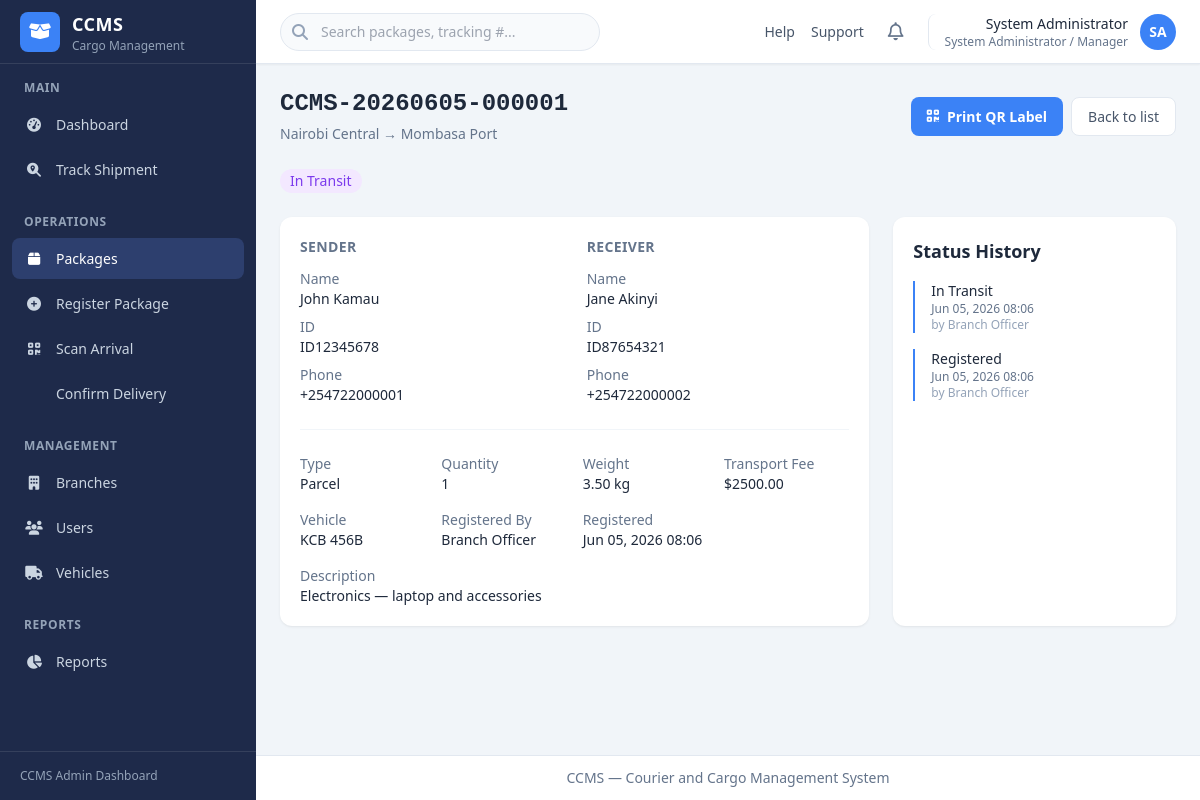
The page /packages/1/ (signed in) on the database as committed earlier.
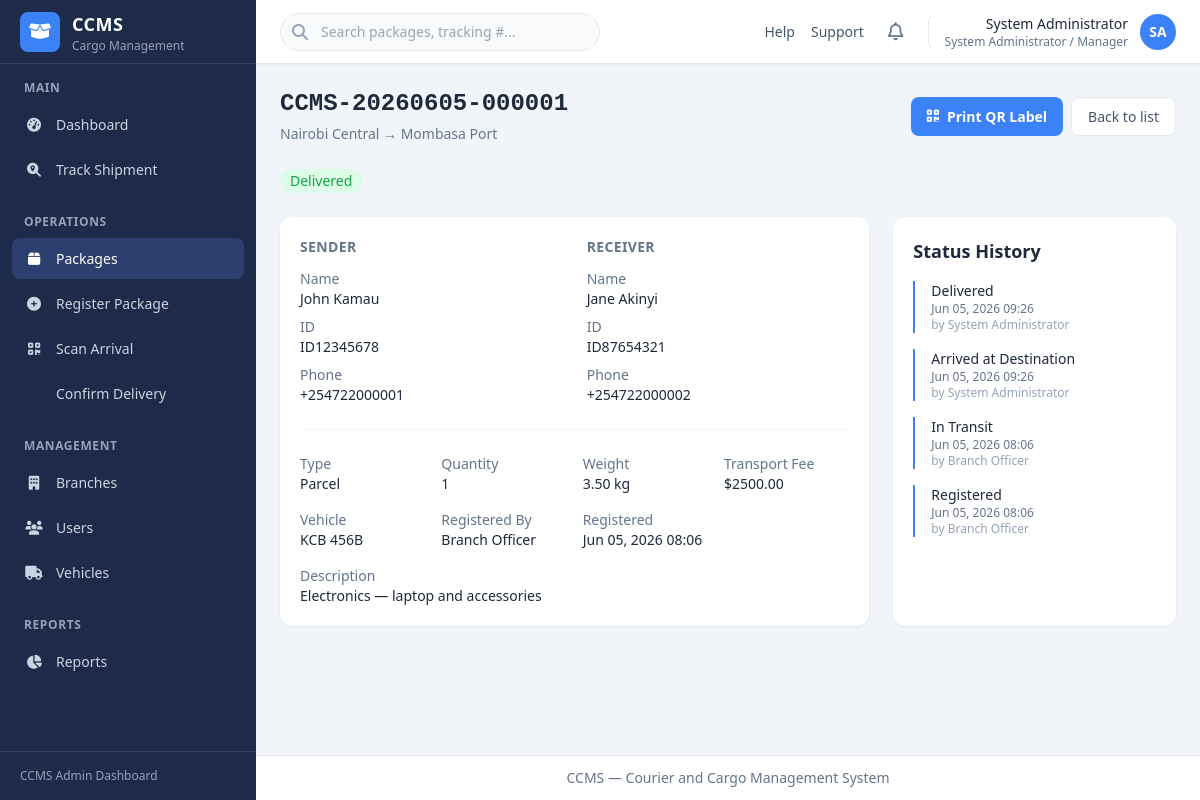
The same page on the database as committed later.
### account/models.py (models this page shows, shortened)
class User(AbstractUser):
    full_name = models.CharField(max_length=255)
    phone_number = models.CharField(max_length=20, blank=True)
    role = models.CharField(
        max_length=20,
        choices=UserRole.choices,
        default=UserRole.BRANCH_OFFICER,
    )
    status = models.CharField(
        max_length=20,
        choices=UserStatus.choices,
        default=UserStatus.ACTIVE,
    )
    branch = models.ForeignKey(
        'ccms_app.Branch',
        on_delete=models.SET_NULL,
        null=True,
        blank=True,
        related_name='staff',
    )
    class Meta:
        ordering = ['full_name']
    @property
    def is_admin_manager(self):
        return self.role == UserRole.ADMIN_MANAGER
    @property
    def is_branch_officer(self):
        return self.role == UserRole.BRANCH_OFFICER
    @property
    def role_label(self):
        return self.get_role_display()
    def get_initials(self):
        parts = self.full_name.strip().split()
        if len(parts) >= 2:
            return (parts[0][0] + parts[-1][0]).upper()
        if parts:
            return parts[0][0].upper()
        return self.username[:1].upper()

### ccms_app/models.py (models this page shows, shortened)
class Package(models.Model):
    tracking_number = models.CharField(max_length=30, unique=True, editable=False)
    sender_full_name = models.CharField(max_length=255)
    sender_id_number = models.CharField(max_length=50)
    sender_phone = models.CharField(max_length=20)
    receiver_full_name = models.CharField(max_length=255)
    receiver_id_number = models.CharField(max_length=50)
    receiver_phone = models.CharField(max_length=20)
    package_type = models.CharField(max_length=20, choices=PackageType.choices)
    description = models.TextField(blank=True)
    quantity = models.PositiveIntegerField(default=1)
    weight = models.DecimalField(max_digits=10, decimal_places=2)
    origin_branch = models.ForeignKey(
        Branch,
        on_delete=models.PROTECT,
        related_name='outgoing_packages',
    )
    destination_branch = models.ForeignKey(
        Branch,
        on_delete=models.PROTECT,
        related_name='incoming_packages',
    )
    assigned_vehicle = models.ForeignKey(
        Vehicle,
        on_delete=models.SET_NULL,
        null=True,
        blank=True,
        related_name='shipments',
    )
    transport_fee = models.DecimalField(max_digits=12, decimal_places=2)
    status = models.CharField(
        max_length=30,
        choices=PackageStatus.choices,
        default=PackageStatus.REGISTERED,
    )
    registered_by = models.ForeignKey(
        settings.AUTH_USER_MODEL,
        on_delete=models.PROTECT,
        related_name='registered_packages',
    )
    registered_at = models.DateTimeField(auto_now_add=True)
    received_by = models.ForeignKey(
        settings.AUTH_USER_MODEL,
        on_delete=models.SET_NULL,
        null=True,
        blank=True,
        related_name='received_packages',
    )
    received_at_branch = models.ForeignKey(
        Branch,
        on_delete=models.SET_NULL,
        null=True,
        blank=True,
        related_name='received_packages',
    )
    arrived_at = models.DateTimeField(null=True, blank=True)
    delivered_by = models.ForeignKey(
        settings.AUTH_USER_MODEL,
        on_delete=models.SET_NULL,
        null=True,
        blank=True,
        related_name='delivered_packages',
    )
    delivered_at = models.DateTimeField(null=True, blank=True)
    delivery_receiver_id_number = models.CharField(max_length=50, blank=True)
    created_at = models.DateTimeField(auto_now_add=True)
    updated_at = models.DateTimeField(auto_now=True)
    class Meta:
        ordering = ['-registered_at']
    @property
    def status_label(self):
        return self.get_status_display()
    @property
    def status_css_class(self):
        mapping = {
            PackageStatus.REGISTERED: 'registered',
            PackageStatus.READY_FOR_DISPATCH: 'ready',
            PackageStatus.IN_TRANSIT: 'in-transit',
            PackageStatus.ARRIVED: 'arrived',
            PackageStatus.READY_FOR_PICKUP: 'ready',
            PackageStatus.DELIVERED: 'delivered',
            PackageStatus.CANCELLED: 'cancelled',
        }
        return mapping.get(self.status, 'registered')

class Branch(models.Model):
    name = models.CharField(max_length=255)
    code = models.CharField(max_length=20, unique=True)
    location = models.CharField(max_length=255)
    contact_number = models.CharField(max_length=20)
    is_active = models.BooleanField(default=True)
    created_at = models.DateTimeField(auto_now_add=True)
    updated_at = models.DateTimeField(auto_now=True)
    class Meta:
        ordering = ['name']
        verbose_name_plural = 'branches'

class Vehicle(models.Model):
    plate_number = models.CharField(max_length=20, unique=True)
    vehicle_type = models.CharField(max_length=100)
    driver_name = models.CharField(max_length=255)
    driver_phone = models.CharField(max_length=20)
    status = models.CharField(
        max_length=20,
        choices=VehicleStatus.choices,
        default=VehicleStatus.AVAILABLE,
    )
    created_at = models.DateTimeField(auto_now_add=True)
    updated_at = models.DateTimeField(auto_now=True)
    class Meta:
        ordering = ['plate_number']

class PackageStatusHistory(models.Model):
    package = models.ForeignKey(
        Package,
        on_delete=models.CASCADE,
        related_name='status_history',
    )
    status = models.CharField(max_length=30, choices=PackageStatus.choices)
    changed_by = models.ForeignKey(
        settings.AUTH_USER_MODEL,
        on_delete=models.SET_NULL,
        null=True,
        blank=True,
        related_name='package_status_changes',
    )
    changed_at = models.DateTimeField(default=timezone.now)
    notes = models.TextField(blank=True)
    class Meta:
        ordering = ['-changed_at']
        verbose_name_plural = 'package status histories'

### ccms_app/views_packages.py (the view)
# urls.py: path('packages/<int:pk>/', views_packages.package_detail, name='package_detail'),
@login_required
def package_detail(request, pk):
    package = packages_for_user(request.user).filter(pk=pk).first()
    if not package:
        raise Http404('Package not found.')
    history = package.status_history.select_related('changed_by').all()
    return render(request, 'ccms_app/packages/detail.html', {
        'active_nav': 'packages',
        'package': package,
        'history': history,
    })

### templates/ccms_app/packages/detail.html (shortened to what this page needs)
{% extends "base.html" %}
{% block page_header %}
<div class="mb-6 flex flex-col gap-4 sm:flex-row sm:items-center sm:justify-between">
    <div>
        <h1 class="text-2xl font-bold text-slate-800 font-mono">{{ package.tracking_number }}</h1>
        <p class="mt-1 text-sm text-slate-500">
            {{ package.origin_branch.name }} &rarr; {{ package.destination_branch.name }}
        </p>
    </div>
    <div class="flex gap-2">
        <a href="{% url 'ccms_app:package_qr' package.pk %}" class="btn-primary">
            <i class="fa-solid fa-qrcode"></i> Print QR Label
        </a>
        <a href="{% url 'ccms_app:package_list' %}" class="btn-secondary">Back to list</a>
    </div>
</div>
{% endblock %}
{% block content %}
<div class="mb-6">
    <span class="status-badge status-{{ package.status_css_class }} text-sm">{{ package.status_label }}</span>
</div>
<div class="grid grid-cols-1 gap-6 lg:grid-cols-3">
    <div class="dashboard-card lg:col-span-2">
        <div class="grid grid-cols-1 gap-6 sm:grid-cols-2">
            <div>
                <h3 class="mb-3 text-sm font-semibold uppercase tracking-wide text-slate-500">Sender</h3>
                <dl class="space-y-2 text-sm">
                    <div><dt class="text-slate-500">Name</dt><dd class="font-medium">{{ package.sender_full_name }}</dd></div>
                    <div><dt class="text-slate-500">ID</dt><dd>{{ package.sender_id_number }}</dd></div>
                    <div><dt class="text-slate-500">Phone</dt><dd>{{ package.sender_phone }}</dd></div>
                </dl>
            </div>
            <div>
                <h3 class="mb-3 text-sm font-semibold uppercase tracking-wide text-slate-500">Receiver</h3>
                <dl class="space-y-2 text-sm">
                    <div><dt class="text-slate-500">Name</dt><dd class="font-medium">{{ package.receiver_full_name }}</dd></div>
                    <div><dt class="text-slate-500">ID</dt><dd>{{ package.receiver_id_number }}</dd></div>
                    <div><dt class="text-slate-500">Phone</dt><dd>{{ package.receiver_phone }}</dd></div>
                </dl>
            </div>
        </div>
        <hr class="my-6 border-slate-100">
        <div class="grid grid-cols-2 gap-4 text-sm sm:grid-cols-4">
            <div><p class="text-slate-500">Type</p><p class="font-medium">{{ package.get_package_type_display }}</p></div>
            <div><p class="text-slate-500">Quantity</p><p class="font-medium">{{ package.quantity }}</p></div>
            <div><p class="text-slate-500">Weight</p><p class="font-medium">{{ package.weight }} kg</p></div>
            <div><p class="text-slate-500">Transport Fee</p><p class="font-medium">${{ package.transport_fee }}</p></div>
            <div><p class="text-slate-500">Vehicle</p><p class="font-medium">{% if package.assigned_vehicle %}{{ package.assigned_vehicle.plate_number }}{% else %}—{% endif %}</p></div>
            <div><p class="text-slate-500">Registered By</p><p class="font-medium">{{ package.registered_by.full_name }}</p></div>
            <div><p class="text-slate-500">Registered</p><p class="font-medium">{{ package.registered_at|date:"M d, Y H:i" }}</p></div>
        </div>
        {% if package.description %}
        <div class="mt-4 text-sm">
            <p class="text-slate-500">Description</p>
            <p>{{ package.description }}</p>
        </div>
        {% endif %}
    </div>
    <div class="dashboard-card">
        <h3 class="mb-4 text-lg font-semibold text-slate-800">Status History</h3>
        <ol class="space-y-4">
            {% for entry in history %}
            <li class="border-l-2 border-brand pl-4">
                <p class="text-sm font-medium text-slate-800">{{ entry.get_status_display }}</p>
                <p class="text-xs text-slate-500">{{ entry.changed_at|date:"M d, Y H:i" }}</p>
                {% if entry.changed_by %}<p class="text-xs text-slate-400">by {{ entry.changed_by.full_name }}</p>{% endif %}
            </li>
            {% empty %}
            <li class="text-sm text-slate-400">No history yet.</li>
            {% endfor %}
        </ol>
    </div>
</div>
{% endblock %}

### templates/includes/header.html (shortened to what this page needs)
<header class="sticky top-0 z-20 flex h-16 items-center justify-between border-b border-slate-200 bg-white px-4 shadow-sm md:px-6">
    <div class="flex items-center gap-4">
        <div class="relative hidden sm:block">
            <i class="fa-solid fa-search absolute left-3 top-1/2 -translate-y-1/2 text-slate-400"></i>
            <input type="search" placeholder="Search packages, tracking #..."
                   class="w-64 rounded-full border border-slate-200 bg-slate-50 py-2 pl-10 pr-4 text-sm focus:border-brand focus:outline-none focus:ring-1 focus:ring-brand md:w-80">
        </div>
    </div>
    <div class="flex items-center gap-2 md:gap-4">
        <nav class="hidden items-center gap-4 text-sm text-slate-600 md:flex">
            <a href="#" class="hover:text-brand">Help</a>
            <a href="#" class="hover:text-brand">Support</a>
        </nav>
        <button type="button" class="rounded-lg p-2 text-slate-500 hover:bg-slate-100" title="Notifications">
            <i class="fa-regular fa-bell text-lg"></i>
        </button>
        <div class="relative" id="user-menu-wrapper">
            <button type="button" id="user-menu-toggle"
                    class="flex items-center gap-3 rounded-lg border-l border-slate-200 pl-3 hover:bg-slate-50 md:pl-4">
                <div class="hidden text-right sm:block">
                    <p class="text-sm font-medium text-slate-800">{{ user.full_name }}</p>
                    <p class="text-xs text-slate-500">{{ user.role_label }}</p>
                </div>
                <div class="flex h-9 w-9 items-center justify-center rounded-full bg-brand text-sm font-semibold text-white">
                    {{ user.get_initials }}
                </div>
            </button>
        </div>
    </div>
</header>

Rows that differ between the two databases and show on the page:
changed Package "CCMS-20260605-000001": status "in_transit" → "delivered" (drawn); status_label "In Transit" → "Delivered"
added PackageStatusHistory: status "Delivered", changed_at "Jun 05, 2026 09:26", changed_by.full_name "System Administrator"
added PackageStatusHistory: status "Arrived at Destination", changed_at "Jun 05, 2026 09:26", changed_by.full_name "System Administrator"
